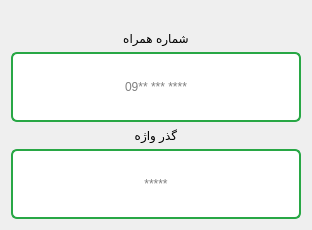
      <widget class="QWidget" name="pageSignInUserMobileNumber">
       <layout class="QVBoxLayout" name="verticalLayout_30">
        <item>
         <layout class="QVBoxLayout" name="vLayoutSignInUserMobile">
          <item alignment="Qt::AlignHCenter">
           <widget class="QLabel" name="label_11">
            <property name="maximumSize">
             <size>
              <width>16777215</width>
              <height>40</height>
             </size>
            </property>
            <property name="styleSheet">
             <string notr="true">font: 20pt &quot;IRANSans&quot;;</string>
            </property>
            <property name="text">
             <string/>
            </property>
           </widget>
          </item>
          <item alignment="Qt::AlignHCenter">
           <widget class="QLabel" name="lblUserMobile">
            <property name="minimumSize">
             <size>
              <width>0</width>
              <height>0</height>
             </size>
            </property>
            <property name="maximumSize">
             <size>
              <width>16777215</width>
              <height>40</height>
             </size>
            </property>
            <property name="styleSheet">
             <string notr="true">
font: 20pt &quot;IRANSans&quot;;
color:#000000;</string>
            </property>
            <property name="text">
             <string>شماره همراه</string>
            </property>
            <property name="alignment">
             <set>Qt::AlignCenter</set>
            </property>
           </widget>
          </item>
          <item alignment="Qt::AlignHCenter">
           <widget class="QLineEdit" name="tbUserMobile">
            <property name="minimumSize">
             <size>
              <width>290</width>
              <height>70</height>
             </size>
            </property>
            <property name="maximumSize">
             <size>
              <width>290</width>
              <height>70</height>
             </size>
            </property>
            <property name="styleSheet">
             <string notr="true">background-color: #ffffff; 
padding: 3px; 
border: 2px solid #28a745;
border-radius: 6px;
font: 26pt &quot;IRANSansFaNum&quot;;
color:#000000;</string>
            </property>
            <property name="inputMethodHints">
             <set>Qt::ImhDigitsOnly</set>
            </property>
            <property name="inputMask">
             <string/>
            </property>
            <property name="text">
             <string/>
            </property>
            <property name="maxLength">
             <number>32767</number>
            </property>
            <property name="echoMode">
             <enum>QLineEdit::Normal</enum>
            </property>
            <property name="alignment">
             <set>Qt::AlignCenter</set>
            </property>
            <property name="placeholderText">
             <string>09** *** ****</string>
            </property>
           </widget>
          </item>
          <item alignment="Qt::AlignHCenter">
           <widget class="QLabel" name="lblUserPassword2">
            <property name="maximumSize">
             <size>
              <width>16777215</width>
              <height>40</height>
             </size>
            </property>
            <property name="styleSheet">
             <string notr="true">font: 20pt &quot;IRANSans&quot;;
color:#000000;</string>
            </property>
            <property name="frameShape">
             <enum>QFrame::NoFrame</enum>
            </property>
            <property name="text">
             <string>گذر واژه</string>
            </property>
           </widget>
          </item>
          <item alignment="Qt::AlignHCenter">
           <widget class="QLineEdit" name="tbUserPasswordMobile">
            <property name="minimumSize">
             <size>
              <width>290</width>
              <height>70</height>
             </size>
            </property>
            <property name="maximumSize">
             <size>
              <width>290</width>
              <height>70</height>
             </size>
            </property>
            <property name="styleSheet">
             <string notr="true">background-color: #ffffff; 
padding: 3px; 
border: 2px solid #28a745;
border-radius: 6px;
font: 26pt &quot;IRANSansFaNum&quot;;
color:#000000;</string>
            </property>
            <property name="inputMethodHints">
             <set>Qt::ImhDigitsOnly|Qt::ImhHiddenText|Qt::ImhNoAutoUppercase|Qt::ImhNoPredictiveText|Qt::ImhPreferNumbers|Qt::ImhSensitiveData</set>
            </property>
            <property name="text">
             <string/>
            </property>
            <property name="echoMode">
             <enum>QLineEdit::Password</enum>
            </property>
            <property name="alignment">
             <set>Qt::AlignCenter</set>
            </property>
            <property name="placeholderText">
             <string>*****</string>
            </property>
           </widget>
          </item>
         </layout>
        </item>
       </layout>
      </widget>
